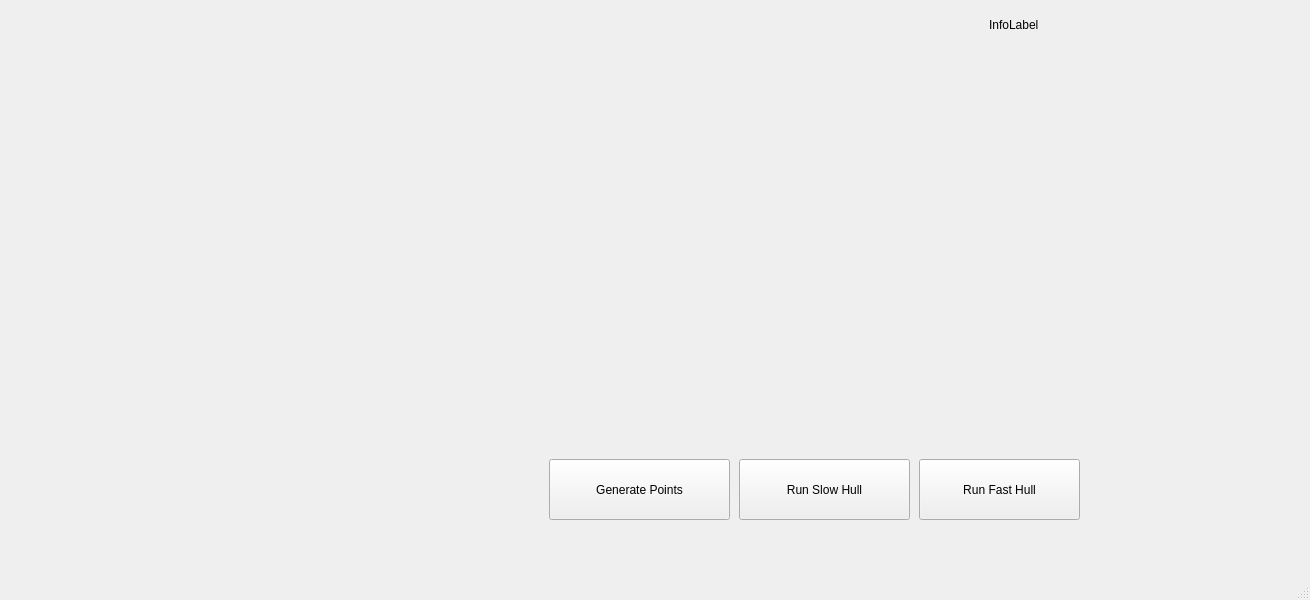
<?xml version="1.0" encoding="UTF-8"?>
<ui version="4.0">
 <class>MainWindow</class>
 <widget class="QMainWindow" name="MainWindow">
  <property name="geometry">
   <rect>
    <x>0</x>
    <y>0</y>
    <width>1310</width>
    <height>600</height>
   </rect>
  </property>
  <property name="windowTitle">
   <string>MainWindow</string>
  </property>
  <widget class="QWidget" name="centralwidget">
   <layout class="QVBoxLayout" name="verticalLayout">
    <item>
     <widget class="CanvasWidget" name="canvasWidget" native="true">
      <widget class="QPushButton" name="fastHullButton">
       <property name="geometry">
        <rect>
         <x>910</x>
         <y>450</y>
         <width>161</width>
         <height>61</height>
        </rect>
       </property>
       <property name="text">
        <string>Run Fast Hull</string>
       </property>
      </widget>
      <widget class="QPushButton" name="slowHullButton">
       <property name="geometry">
        <rect>
         <x>730</x>
         <y>450</y>
         <width>171</width>
         <height>61</height>
        </rect>
       </property>
       <property name="text">
        <string>Run Slow Hull</string>
       </property>
      </widget>
      <widget class="QPushButton" name="generatePointsButton">
       <property name="geometry">
        <rect>
         <x>540</x>
         <y>450</y>
         <width>181</width>
         <height>61</height>
        </rect>
       </property>
       <property name="text">
        <string>Generate Points</string>
       </property>
      </widget>
      <widget class="QLabel" name="infoLabel">
       <property name="geometry">
        <rect>
         <x>980</x>
         <y>0</y>
         <width>131</width>
         <height>31</height>
        </rect>
       </property>
       <property name="text">
        <string>InfoLabel</string>
       </property>
      </widget>
     </widget>
    </item>
   </layout>
  </widget>
  <widget class="QMenuBar" name="menubar">
   <property name="geometry">
    <rect>
     <x>0</x>
     <y>0</y>
     <width>1310</width>
     <height>24</height>
    </rect>
   </property>
  </widget>
  <widget class="QStatusBar" name="statusbar"/>
 </widget>
 <customwidgets>
  <customwidget>
   <class>CanvasWidget</class>
   <extends>QWidget</extends>
   <header>canvaswidget.h</header>
   <container>1</container>
  </customwidget>
 </customwidgets>
 <resources/>
 <connections/>
</ui>
